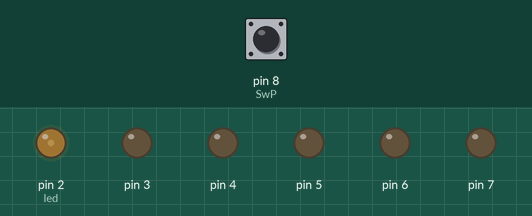
Recording of a sketch running on a simulated Arduino Uno, built with avr-gcc and run on an emulated ATmega328P. Shown: output pins drawn as LEDs (lit = HIGH). The test bench sets the inputs (shaded band); at power-on: pin 8 (SwP) HIGH.

Above: at 1.2 s.
1.3 s: pin 8 (SwP) pulled LOW for 0.15 s
At 1.37 s:
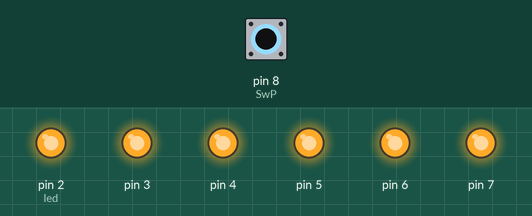
2.9 s: pin 8 (SwP) pulled LOW for 1 s
At 3.91 s:
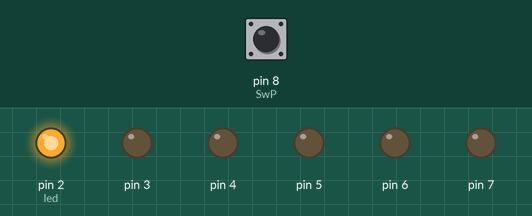
Timing chart, 0 to 5.9 s (numbered marks = the images above; inputs shaded):
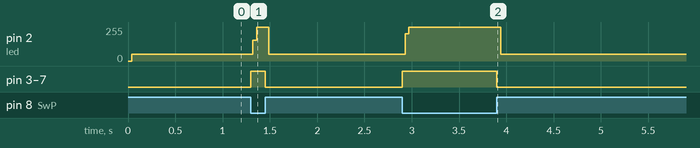

The sketch:

Lab9.ino
```cpp
const int SwP  = 8;
unsigned long preTime = 0;
int swS = 0;
int preswS = 0;
long interval = 60;
int led = 2;

void setup() {
  for(int x = 2; x<8; x++){
    pinMode (x, OUTPUT);
    }
pinMode (SwP, INPUT);
}

void loop() {
unsigned long curTime = millis();
if(curTime - preTime < interval){
  preTime = curTime;
  digitalWrite (led, HIGH);
  led++;
  if (led == 7){
    }
    swS = digitalRead(SwP);
    if (swS != preswS){
      for(int x = 2; x<8; x++){
    digitalWrite (x, LOW);
    }
    led = 2;
      }
  preTime = curTime;
  }

}
```

Measured:
- after the input at 1.3 s, pin 2 (led): 51/255 → 255/255 at once, → 50/255 0.17 s later; pin 3–7: LOW → HIGH at once, → LOW 0.15 s later
- after the input at 2.9 s, pin 2 (led): 50/255 → 255/255 at once, → 50/255 1.0 s later; pin 3–7: LOW → HIGH at once, → LOW 1.0 s later
